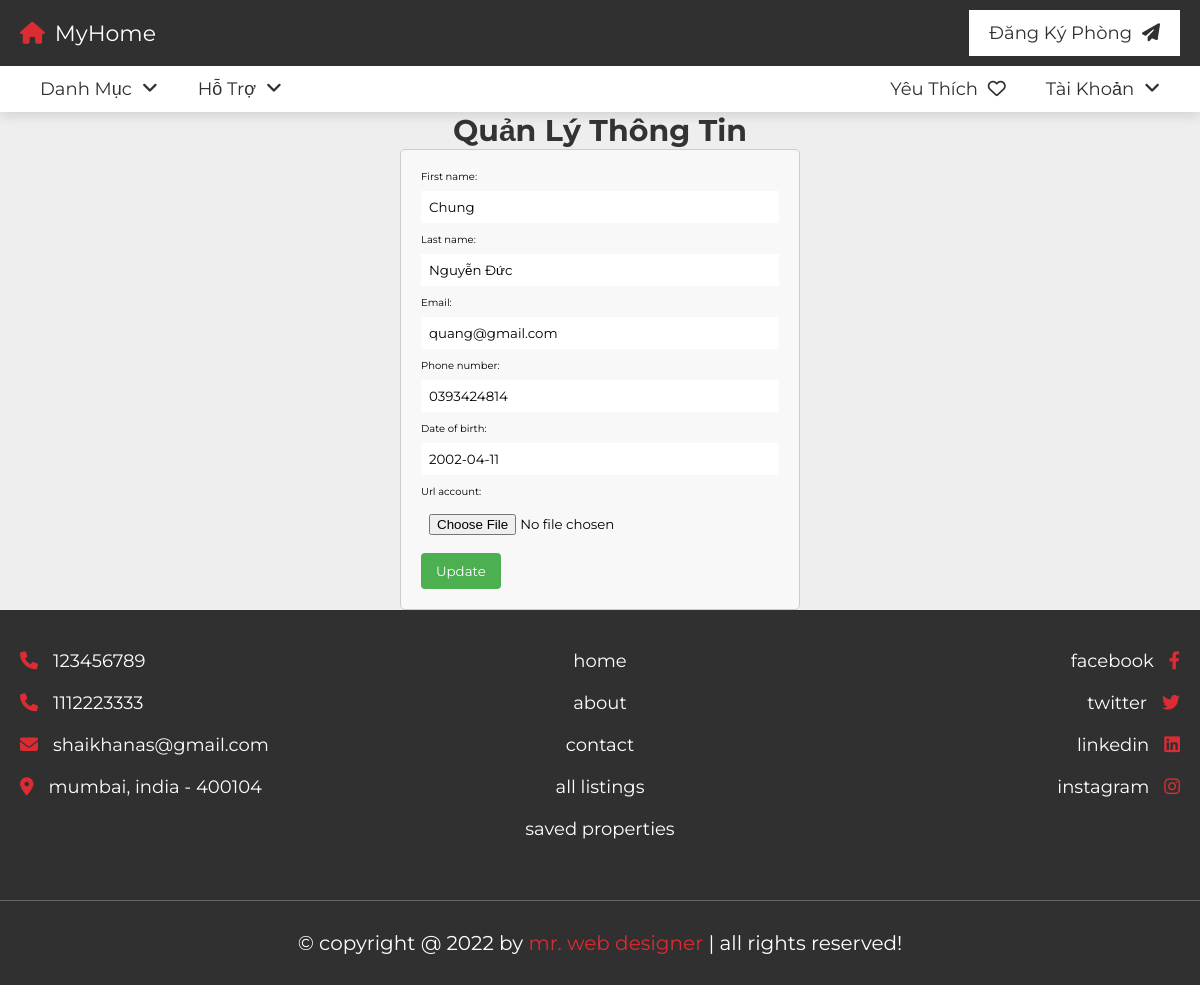
The app's page /account/update_user_info/ (signed in) with its own data.
### account/models.py (models this page shows, shortened)
class Account(AbstractBaseUser):
    first_name = models.CharField(max_length=50)
    last_name = models.CharField(max_length=50)
    username = models.CharField(max_length=50, unique=True)
    email = models.EmailField(max_length=100, unique=True)
    phone_number = models.CharField(max_length=50)
    date_of_birth = models.DateField()
    Url_account = models.ImageField(upload_to='photo/userimage', blank=True)
    date_joined = models.DateTimeField(auto_now_add=True)
    last_login = models.DateTimeField(auto_now_add=True)
    is_admin = models.BooleanField(default=False)
    is_staff = models.BooleanField(default=False)
    is_active = models.BooleanField(default=False)
    is_superadmin = models.BooleanField(default=False)
    is_user = models.BooleanField(default=False)
    USERNAME_FIELD = 'email'
    REQUIRED_FIELDS = ['first_name','last_name','username','date_of_birth']
    objects = MyAccountManager()

### account/views.py (the view)
# urls.py: path('update_user_info/', views.update_user_info, name='update_user_info'),
@login_required(login_url='login')
def update_user_info(request):
    if request.method == 'POST':
        form = UserEditForm(request.POST, instance=request.user)
        if form.is_valid():
            form.save()
            return redirect('home')
    else:
        form = UserEditForm(instance=request.user)
    return render(request, 'account/update_user_info.html', {'form': form})

### account/forms.py
class UserEditForm(forms.ModelForm):
    class Meta:
        model = Account
        fields = ['first_name', 'last_name', 'email', 'phone_number', 'date_of_birth', 'Url_account']

### RoomCategory/context_processor.py (called while the page is built)
def menu_links(request):
    links = RoomCategory.objects.all()
    return dict(links=links)

### RoomCategory/models.py (called while the page is built)
    def get_url(self):
        return reverse('Rooms_By_Category', args = [self.slug])

### templates/account/update_user_info.html (shortened to what this page needs)
{% extends 'base.html' %}
{% block content %}
<h2>Quản Lý Thông Tin</h2>
<form method="post">
  {{ form.as_p }}
  <button type="submit">Update</button>
</form>
{% endblock %}

### renthouse/static/css/style.css (style rules this page uses)
:root { --main-color:#DA2C32; --light-color:#666; --light-bg:#eee; --white:#fff; --black:#303030; --border:.1rem solid var(--light-color); --box-shodow:0 .5rem 1rem rgba(0,0,0,.1); }
* { font-family: 'Montserrat', sans-serif; margin: 0; padding: 0; box-sizing: border-box; outline: none; border: none; text-decoration: none; }
html { font-size: 62.5%; overflow-x: hidden; scroll-behavior: smooth; scroll-padding-top: 10rem; }
body { background-color: var(--light-bg); }

### templates/account/update_user_info.html (style rules this page uses)
h2 { color: #333; text-align: center; font-size: 30px; }
form { max-width: 400px; margin: auto; padding: 20px; border: 1px solid #ccc; border-radius: 5px; background-color: #f8f8f8; }
form label { display: block; margin-bottom: 8px; }
form input, form select { width: 100%; padding: 8px; margin-bottom: 10px; box-sizing: border-box; }
button { background-color: #4caf50; color: white; padding: 10px 15px; border: none; border-radius: 4px; cursor: pointer; }

### records on screen
Account: first_name "Chung", last_name "Nguyễn Đức", email "quang@gmail.com", phone_number "0393424814", date_of_birth "2002-04-11"
